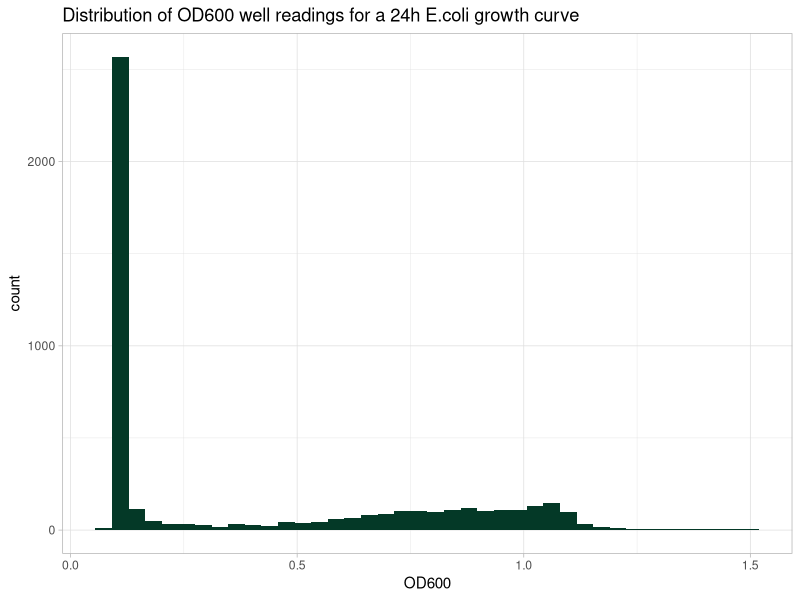
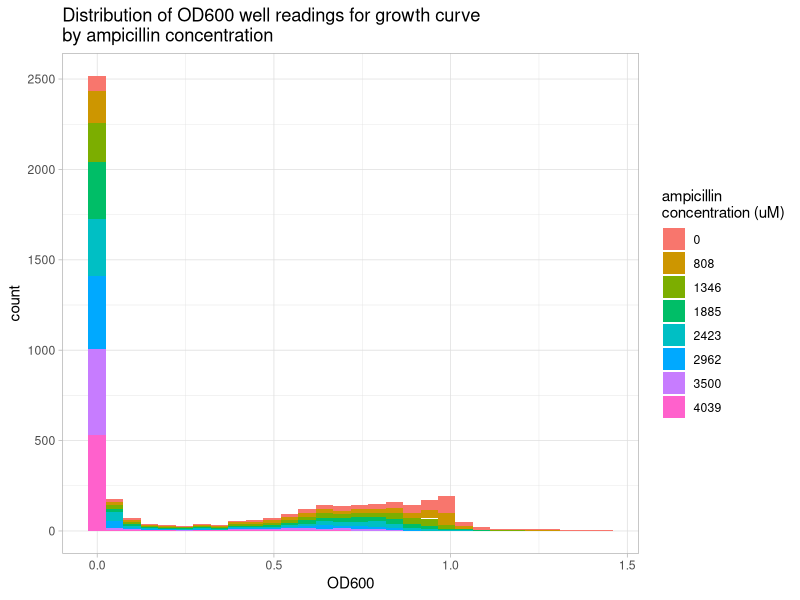
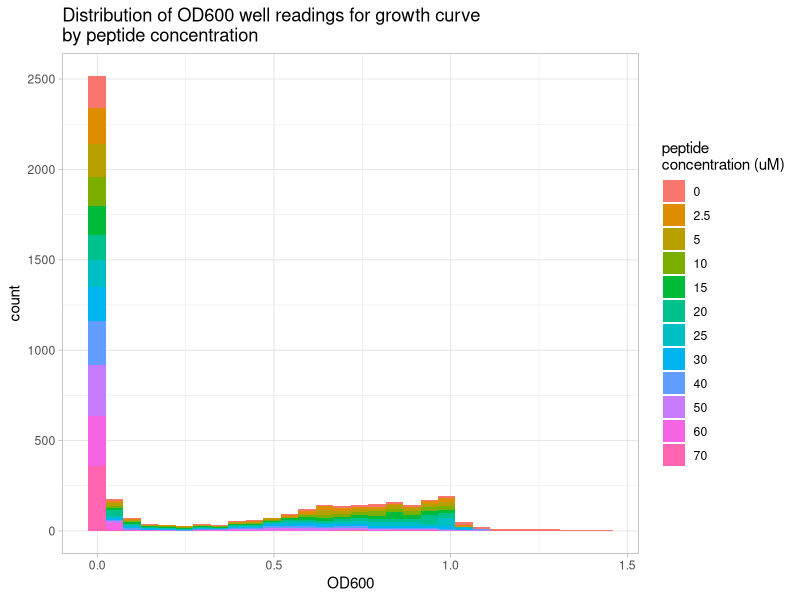
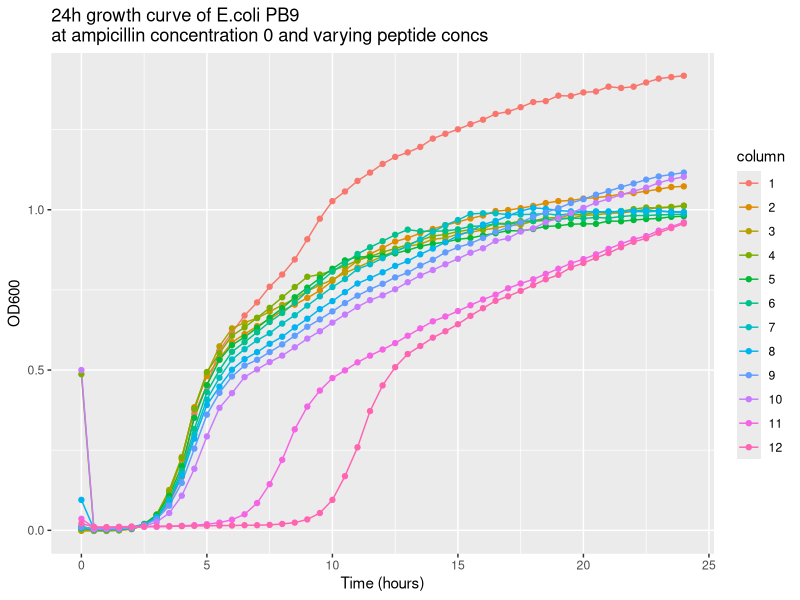
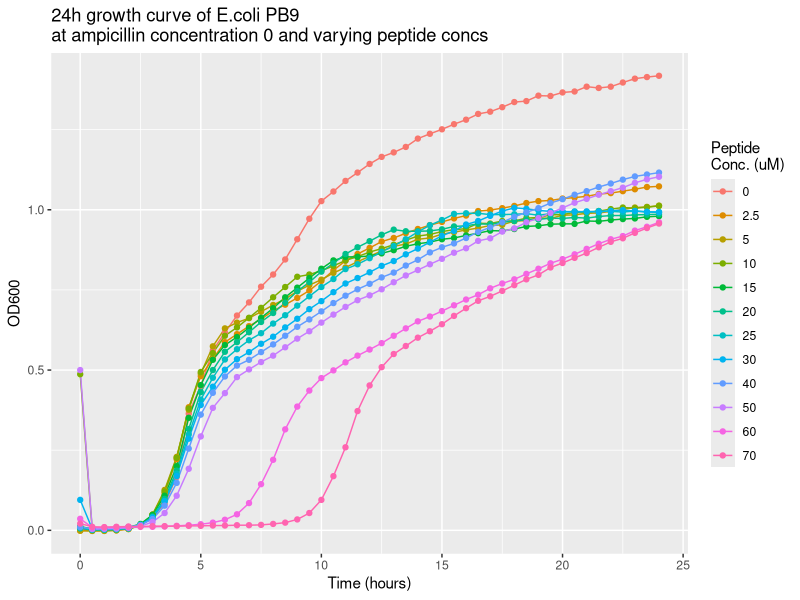
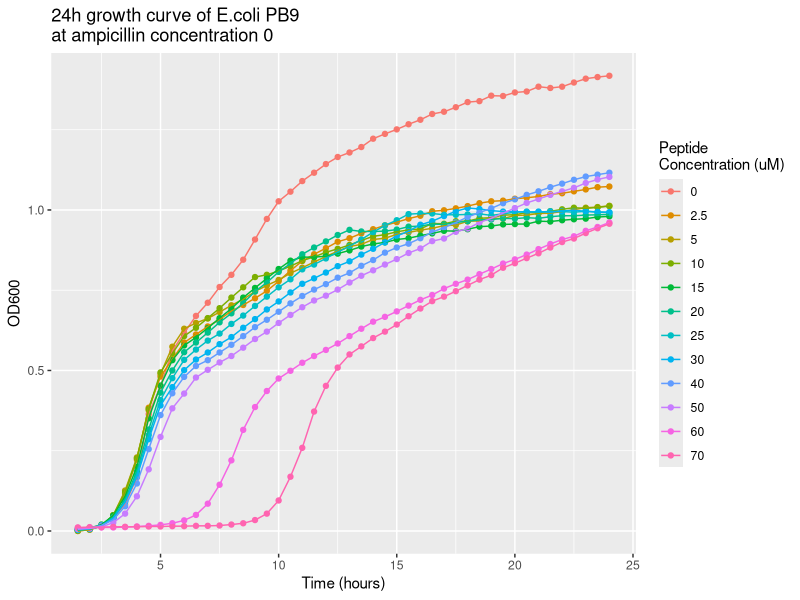
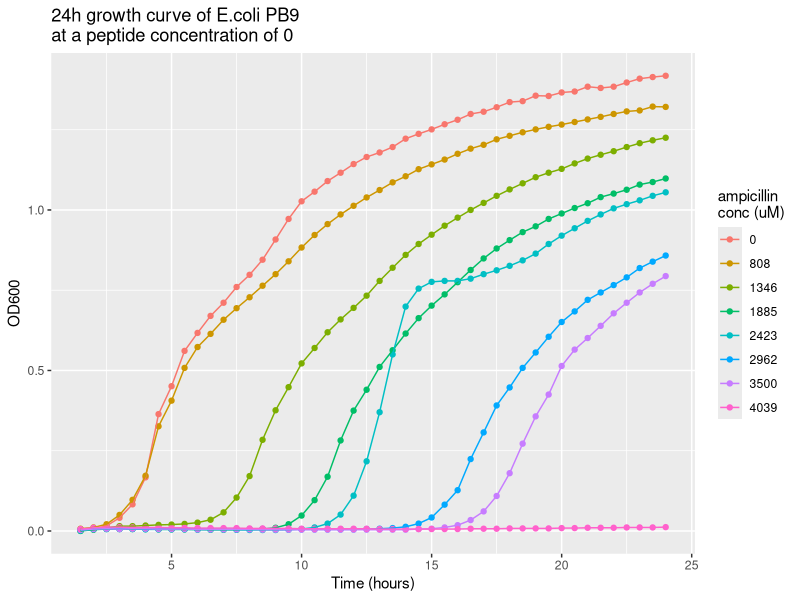

Write R code to recreate these figures, in order. (Note: this script raises an error after producing the figures.)
## ---- chunk 1
knitr::opts_knit$set(root.dir = "C:/Documents/gradclasses/Rcourse/assignments/assignment6files/checkerboardfiles")
## ---- chunk 2
library(tidyverse)
library(cowplot)
## ---- chunk 3
#| code-fold: true
OD_time_info <- read_csv("growthcurvedata/checkerboard_PB9_amp_EP6_250219_input.csv",
                         show_col_types = F) 
## ---- chunk 4
names(OD_time_info)  #there are time, temperature, and well columns
head(OD_time_info$Time)  #Time column: time is given as hours:minutes:seconds
min(OD_time_info$Time) #starts at 22 seconds
max(OD_time_info$Time / 3600) #ends at 24h and 22s
#Note: the times are in time differences and not numeric.
length(OD_time_info$Time) #49 time readings (every 30min for 24h) as expected.
## ---- chunk 5
#| code-fold: true
makenewtime <- function(df){
  df <- mutate(df, newtime = (as.numeric(df$Time) - df$Time[1]) / 3600)
  df$newtime <- as.numeric(df$newtime)  #recognized as a number, not a time in seconds
  return(df)
  #subtract the seconds because this will change slightly from plate to plate, depending on  how long the plate is shaken for (15 or 20s). Also divide by 3600s/h
}
OD_time_info <- makenewtime(OD_time_info) #column added
print(OD_time_info$newtime)   #looks good.
class(OD_time_info$newtime)
## ---- chunk 6
#| code-fold: true
OD_time_info <- OD_time_info[,-2]  #removing Temp column from data
## ---- chunk 7
#| code-fold: true
OD_time_info[,2:ncol(OD_time_info)] %>% head() #each column contains an OD600 reading
## ---- chunk 8
#| code-fold: true
checklength_and_NAs <- function(df){
  for (i in 2:97){
    #checking 49 readings
    if (as.numeric(nrow(df[,i]) != 49)){
      print(paste(
        "length of column", names(df[i]), "is not 49, it's", nrow(df[,i])))
    }
    #checking NAs
    if (sum(is.na(df[,i])) != 0){
      print(paste("column", names(df[i]), "has", sum(is.na(df[,i])), "NAs"))
    }
  }
}
checklength_and_NAs(OD_time_info)
#if nothing prints there are no problems.
## ---- chunk 9
#| code-fold: true
#convert to long format
pivotlong_gc <- function(df){
  df <- pivot_longer(df, cols = A1:H12, 
                      names_to = "well",
                      values_to = "OD600")
  print(df %>% head())
  print(paste("nrow: ", nrow(df)))  #this is good because 96 * 49 = 4704
  return(df)
}
long_OD_time_info <- pivotlong_gc(OD_time_info)
## ---- chunk 10
#| code-fold: true
distributionOD <- function(df, title){
 plot <- df %>% 
        ggplot(aes(x = OD600)) +
        geom_histogram(fill = "#043927", bins = 40) +
        labs(title = title) +
        theme_light()
 return(plot)
}
distributionOD(long_OD_time_info, "Distribution of OD600 well readings for a 24h E.coli growth curve")
## ---- chunk 11
#| code-fold: true
addcolumnrow <- function(df){
  df <- mutate(df, row = substr(df$well, start = 1, stop = 1),
                     column = substr(df$well, start = 2, stop = length(df$well)) )
  
  #make it see column numbers as discrete variables (not contiuous), needed for graphing
  df$column <- factor(df$column, levels = df$column[1:12])  
  print(df %>% head()) #the 2 new columns are there
  return(df)
}
long_OD_time_info <- addcolumnrow(long_OD_time_info)  
## ---- chunk 12
#| code-fold: true
drugconcs <- read_csv("drugconcs/PB9_drugconcs.csv", show_col_types = F)  
print(drugconcs) #values in uM or ug/mL
## ---- chunk 13
#| code-fold: true
drugconcs <- select(drugconcs, ampconc_uM, pepconc_uM) #remove ug/mL
print(drugconcs)
## ---- chunk 14
#| code-fold: true
adddrugconcs <- function(dfgc, dfdc){
         dfgc <- dfgc %>%  mutate(amp_uM = case_when(
                            dfgc$row == "A" ~ dfdc$ampconc_uM[1],
                            dfgc$row == "B" ~ dfdc$ampconc_uM[2],
                            dfgc$row == "C" ~ dfdc$ampconc_uM[3],
                            dfgc$row == "D" ~ dfdc$ampconc_uM[4],
                            dfgc$row == "E" ~ dfdc$ampconc_uM[5],
                            dfgc$row == "F" ~ dfdc$ampconc_uM[6],
                            dfgc$row == "G" ~ dfdc$ampconc_uM[7],
                            dfgc$row == "H" ~ dfdc$ampconc_uM[8]),
          pep_uM = case_when(dfgc$column == 1 ~ dfdc$pepconc_uM[1],
                             dfgc$column == 2 ~ dfdc$pepconc_uM[2],
                             dfgc$column == 3 ~ dfdc$pepconc_uM[3],
                             dfgc$column == 4 ~ dfdc$pepconc_uM[4],
                             dfgc$column == 5 ~ dfdc$pepconc_uM[5],
                             dfgc$column == 6 ~ dfdc$pepconc_uM[6],
                             dfgc$column == 7 ~ dfdc$pepconc_uM[7],
                             dfgc$column == 8 ~ dfdc$pepconc_uM[8],
                             dfgc$column == 9 ~ dfdc$pepconc_uM[9],
                             dfgc$column == 10 ~ dfdc$pepconc_uM[10],
                             dfgc$column == 11 ~ dfdc$pepconc_uM[11],
                             dfgc$column == 12 ~ dfdc$pepconc_uM[12])
       )
  
    #make these concentrations factors, so the graphs will work properly later!
    #(discrete values!)
    dfgc$amp_uM   <- factor(dfgc$amp_uM, levels = dfgc$amp_uM[seq(1, 96, by=12)])
    dfgc$pep_uM   <- factor(dfgc$pep_uM, levels = na.omit(dfgc$pep_uM[1:12]))       
  
  print(dfgc %>% head())
  return(dfgc)
}
long_OD_time_info <- adddrugconcs(long_OD_time_info, drugconcs)   
## ---- chunk 15
#| code-fold: true
bgOD <- read_csv("background/camhb_bg_input.csv", show_col_types = F)
print(bgOD)
## ---- chunk 16
#| code-fold: true
bgOD <- rename(bgOD, row = ...1)   #fix name of column 1, rename it 'row'
#use pivot longer, so this data can be used with above OD_time data
bgOD <- pivot_longer(bgOD, cols = `1`:`12`,
             names_to = "column",
             values_to = "OD600")
print(head(bgOD))  #
## ---- chunk 17
#| code-fold: true
bgOD <- mutate(bgOD, well = paste0(row, column))
bgOD[seq(1, 96, by = 12),] #looks good.
## ---- chunk 18
#| code-fold: true
range(bgOD$OD600)
## ---- chunk 19
long_OD_time_info$well[1:96] == bgOD$well  
## ---- chunk 20
long_OD_time_info$OD600 <- long_OD_time_info$OD600 - bgOD$OD600
## ---- chunk 21
range(long_OD_time_info$OD600)  
## ---- chunk 22
#| code-fold: true
distributionbyamp <- function(df, title){
  p1 <- df %>% 
     ggplot(aes(x = OD600, fill = amp_uM)) +
     geom_histogram(bins = 30) +
     labs(title = title, fill = "ampicillin \nconcentration (uM)") +
     theme_light()
  print(p1)
 }
  
 distributionbyamp(long_OD_time_info, 
                   title = "Distribution of OD600 well readings for growth curve \nby ampicillin concentration")
## ---- chunk 23
#| code-fold: true
#testing distribution of OD600 by peptide conc.
distributionbypep <- function(df, title){
  p2 <- df %>%
    ggplot(aes(x = OD600, fill = pep_uM)) +
    geom_histogram(bins = 30) +
    labs(title = title, fill = "peptide \nconcentration (uM)") +
    theme_light()
  print(p2)
}
distributionbypep(long_OD_time_info,
                   title = "Distribution of OD600 well readings for growth curve \nby peptide concentration")
## ---- chunk 24
#| code-fold: true
rowAplot1 <- long_OD_time_info %>%     #testing plots on one row (row A)
              filter(row == "A") %>%       
              ggplot(aes(x = newtime, y = OD600, color = column, fill = column)) +
              geom_line() +
              labs(x = "Time (hours)", 
                   title = "24h growth curve of E.coli PB9 \nat ampicillin concentration 0 and varying peptide concs") +
              geom_point()
print(rowAplot1)
#shows OD generally goes down as columns (peptide conc) increases.

rowAplot2 <- long_OD_time_info %>%     #testing plots on one row (row A)
              filter(row == "A") %>%       
              ggplot(aes(x = newtime, y = OD600, color = pep_uM)) +
              geom_line() +
              labs(x = "Time (hours)", title = "24h growth curve of E.coli PB9 \nat ampicillin concentration 0 and varying peptide concs", color = "Peptide \nConc. (uM)") +
              geom_point()
print(rowAplot2)

## ---- chunk 25
#| code-fold: true
makesinglerowplotpep <- function(df, title){
  #no ampicillin row
  p1 <- df%>% 
    filter(amp_uM == 0 & newtime > 1) %>%       
    ggplot(aes(x = newtime, y = OD600, color = pep_uM)) +
    geom_point() +
    labs(x = "Time (hours)", color = "Peptide \nConcentration (uM)",  title = title) +
    geom_line() 
  print(p1)
}
makesinglerowplotpep(long_OD_time_info, 
            "24h growth curve of E.coli PB9 \nat ampicillin concentration 0")
## ---- chunk 26
#| code-fold: true
makesinglerowplotamp <- function(df, title){
#no peptide column
  p2 <- df %>% 
    filter(pep_uM == 0 & newtime > 1) %>%       
    ggplot(aes(x = newtime, y = OD600, color = amp_uM)) +
    geom_point() +
    labs(x = "Time (hours)", 
         color = "ampicillin \nconc (uM)",
         title = title) +
    geom_line() 
  print(p2)
}
makesinglerowplotamp(long_OD_time_info, 
            "24h growth curve of E.coli PB9 \nat a peptide concentration of 0")
## ---- chunk 27
#| code-fold: true
make_allwellgc <- function(df, title){
  allwellplot <- df %>% 
    filter(newtime > 1) %>% 
    ggplot(aes(x = newtime, y = OD600)) +
    geom_point(color = "blue", size = 0.2) +
    geom_line(color = "blue", linewidth = 0.5) +
    geom_area(fill = "lightblue") +

    labs(x = "Time (hours)", title = title) +
  
    facet_grid(amp_uM ~ pep_uM, scales = "fixed") + 
    scale_y_continuous(breaks = seq(0, 1.5, 0.5),
                       sec.axis = sec_axis(~ . , name = "Ampicillin Concentration (uM)",
                                           breaks = NULL, labels = NULL)) +
    scale_x_continuous(breaks = seq(0, 24, 4), 
                       sec.axis = sec_axis(~ . , name = "Peptide Concentration (uM)",
                                           breaks = NULL, labels = NULL)) +
  
  
    theme(
      axis.title.x = element_text(size = 12),  # Increase x-axis label
      axis.title.y = element_text(size = 12),   # Increase y-axis label 
      axis.text.x = element_text(size = 4),  # Increase x-axis scale values 
      axis.text.y = element_text(size = 6),   # Increase y-axis scale values
      axis.title.y.right = element_text(size = 12),
      axis.title.x.top = element_text(size = 12),
      plot.margin = unit(c(1, 1, 1, 1), "cm")
    ) 
  return(allwellplot)
}

allwellplot <- make_allwellgc(long_OD_time_info, "Growth curve of checkerboard assay for TEM-1 containing E.coli")
ggsave2(plot = allwellplot, filename = "plots/PB9_allwellplot.jpeg", width = 24, height = 16, units = "cm")
## ---- chunk 28
#| code-fold: true
calculatingarea <- function(data, i){
  #use area of a trapezoid equation to determine area between 2 points, then sum them up
  height <- lead(data$newtime) - data$newtime
  height <- as.numeric(height)  #it was returning it as a difftime object
  base1 <- data$OD600
  base2 <- lead(data$OD600)
  Area <- (base1 + base2)*height/2
  Area <- na.omit(Area)
  return(sum(Area))

}
## ---- chunk 29
#| code-fold: true

wellnums <- unique(long_OD_time_info$well)

areavector <- function(df){
  allareas <- c()
  for (i in 1:(nrow(df)/49)) {
    A <- df %>% 
           filter(well == wellnums[[i]]) %>% 
           calculatingarea(i)
    allareas <- c(allareas, A)
  }
  return(round(allareas, 2))
}
allareas <- areavector(long_OD_time_info)
print(allareas)
## ---- chunk 30
#| code-fold: true

#now I will add the area data to the original data frame to do some work with it.
long_OD_time_info <- long_OD_time_info %>% 
                       mutate(area = rep(allareas, 49)) 
#because area values correspond to the same order as well numbers, can just multiply them to match the same length. 
## ---- chunk 31
#| code-fold: true

long_OD_time_info %>% 
  filter(well == "A1") %>% 
  select(area) %>% 
  unique
## ---- chunk 32
#| code-fold: true
makeheatmap <- function(df, title){
  
#first I'm going to change the direction of the ampicillin factor, because I am used to visualizing checkerbaords with (0,0) in the top left corner.
  df$amp_uM <- factor(df$amp_uM, levels = rev(unique(df$amp_uM)))
  
  df%>% 
    ggplot(aes(x = pep_uM, y = amp_uM, fill = area)) +
    geom_tile() +
    scale_x_discrete(position = "top") +
    labs(x = "Peptide Concentration (uM)", y = "Ampicillin Concentration (uM)",
         title = title)
}

PB9_hmap <- makeheatmap(long_OD_time_info, 
            title = "Heatmap of area under the curve \nfor each well in a Checkerboard for TEM-1 \ncontaining E.coli PB9")
ggsave2(plot = PB9_hmap, filename = "plots/PB9_hmap.jpeg", width = 12, height = 8, units = "cm")
## ---- chunk 33
#| code-fold: true
MG1655_gc <- read_csv("growthcurvedata/checkerboard_MG1655_amp_EP6_012325_input.csv", show_col_types = F)
names(MG1655_gc)
## ---- chunk 34
#| code-fold: true

MG1655_gc <- MG1655_gc[,-2] #remove Temp column because it's useless
checklength_and_NAs(MG1655_gc) #no NAs, all columns are 49 timepoints.
## ---- chunk 35
#| code-fold: true

MG1655_gc <- makenewtime(MG1655_gc)  #make newtime column
MG1655_gc <- pivotlong_gc(MG1655_gc) #pivot longer
MG1655_gc <- addcolumnrow(MG1655_gc) #add column and row columns
## ---- chunk 36
#| code-fold: true

MG1655drugconcs <- read_csv("drugconcs/MG1655_drugconcs.csv", show_col_types = F) #read in drug concs
print(MG1655drugconcs) 
## ---- chunk 37
#| code-fold: true

MG1655_gc <- adddrugconcs(MG1655_gc, MG1655drugconcs)  #looks good.
## ---- chunk 38
#| code-fold: true

MG1655_gc$OD600 <- MG1655_gc$OD600 - bgOD$OD600
range(MG1655_gc$OD600) #looks good (a little below 0 is fine)
## ---- chunk 39
#| code-fold: true

MG1655_gc <- na.omit(MG1655_gc)
## ---- chunk 40
#| code-fold: true

makesinglerowplotamp(MG1655_gc, 
                   title = "24h growth curve of E.coli MG1655 control strain \ntreated without peptide")
## ---- chunk 41
#| code-fold: true

makesinglerowplotpep(MG1655_gc,
                     title = "24h growth curve of E.coli MG1655 control strain \ntreated without ampicillin")
## ---- chunk 42
#| code-fold: true

distributionbyamp(MG1655_gc,
                   title = "Distributions of OD600 for 24h growth curve \nof E.coli MG1655 control by ampicillin concentration")

distributionbypep(MG1655_gc,
                  title = "Distributions of OD600 for 24h growth curve \nof E.coli MG1655 control by peptide concentration")
## ---- chunk 43
#| code-fold: true
MG1655plot <- make_allwellgc(MG1655_gc,
                 title = "24h Growth curve of Checkerboard assay for MG1655 control strain.")
ggsave2(plot = MG1655plot, filename = "plots/MG1655_allwellplot.jpeg",  width = 24, height = 16, units = "cm")
## ---- chunk 44
#| code-fold: true
wellnums <- unique(MG1655_gc$well)
MG1655areas <- areavector(MG1655_gc)
MG1655areas 
length(MG1655areas) 
range(MG1655areas)  #this all looks good.
MG1655_gc <- MG1655_gc %>%  mutate(area = rep(MG1655areas, 49))   #adding area to df
MG1655_gc %>% head()  #looks good
## ---- chunk 45
#| code-fold: true
MG1655_hmap <- makeheatmap(MG1655_gc, 
                            title = "Heatmap of area under the curve \nfor each well in Checkerboard for MG1655 E.coli") 
ggsave2(plot = MG1655_hmap, filename = "plots/MG1655_hmap.jpeg", width = 12, height = 8, units = "cm")
